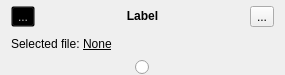
<?xml version="1.0" encoding="UTF-8"?>
<ui version="4.0">
 <class>Form</class>
 <widget class="QWidget" name="Form">
  <property name="geometry">
   <rect>
    <x>0</x>
    <y>0</y>
    <width>285</width>
    <height>75</height>
   </rect>
  </property>
  <property name="sizePolicy">
   <sizepolicy hsizetype="Preferred" vsizetype="Fixed">
    <horstretch>0</horstretch>
    <verstretch>0</verstretch>
   </sizepolicy>
  </property>
  <property name="windowTitle">
   <string>Form</string>
  </property>
  <layout class="QVBoxLayout" name="verticalLayout">
   <property name="spacing">
    <number>0</number>
   </property>
   <property name="topMargin">
    <number>6</number>
   </property>
   <property name="bottomMargin">
    <number>0</number>
   </property>
   <item>
    <layout class="QHBoxLayout" name="centralHorizontalLayout">
     <item>
      <widget class="QToolButton" name="errorButton">
       <property name="enabled">
        <bool>false</bool>
       </property>
       <property name="autoFillBackground">
        <bool>false</bool>
       </property>
       <property name="styleSheet">
        <string notr="true">background: transparent;</string>
       </property>
       <property name="text">
        <string>...</string>
       </property>
       <property name="icon">
        <iconset>
         <normaloff>../resources/alert-triangle.png</normaloff>
         <disabledoff>../resources/transparent.png</disabledoff>
         <disabledon>../resources/transparent.png</disabledon>../resources/alert-triangle.png</iconset>
       </property>
       <property name="autoRaise">
        <bool>false</bool>
       </property>
      </widget>
     </item>
     <item>
      <widget class="QLabel" name="label">
       <property name="sizePolicy">
        <sizepolicy hsizetype="Expanding" vsizetype="Fixed">
         <horstretch>0</horstretch>
         <verstretch>0</verstretch>
        </sizepolicy>
       </property>
       <property name="minimumSize">
        <size>
         <width>150</width>
         <height>0</height>
        </size>
       </property>
       <property name="font">
        <font>
         <weight>75</weight>
         <bold>true</bold>
        </font>
       </property>
       <property name="text">
        <string>Label</string>
       </property>
       <property name="scaledContents">
        <bool>false</bool>
       </property>
       <property name="alignment">
        <set>Qt::AlignCenter</set>
       </property>
       <property name="wordWrap">
        <bool>false</bool>
       </property>
      </widget>
     </item>
     <item>
      <widget class="QToolButton" name="fileOpenButton">
       <property name="text">
        <string>...</string>
       </property>
      </widget>
     </item>
    </layout>
   </item>
   <item>
    <layout class="QHBoxLayout" name="fileHorizontalLayout">
     <property name="topMargin">
      <number>3</number>
     </property>
     <property name="bottomMargin">
      <number>3</number>
     </property>
     <item>
      <widget class="QLabel" name="staticFilePrefixLabel">
       <property name="sizePolicy">
        <sizepolicy hsizetype="Fixed" vsizetype="Preferred">
         <horstretch>0</horstretch>
         <verstretch>0</verstretch>
        </sizepolicy>
       </property>
       <property name="font">
        <font>
         <weight>50</weight>
         <italic>false</italic>
         <bold>false</bold>
         <underline>false</underline>
         <strikeout>false</strikeout>
         <kerning>true</kerning>
        </font>
       </property>
       <property name="text">
        <string>Selected file: </string>
       </property>
      </widget>
     </item>
     <item>
      <widget class="QLabel" name="fileLabel">
       <property name="sizePolicy">
        <sizepolicy hsizetype="Preferred" vsizetype="Preferred">
         <horstretch>0</horstretch>
         <verstretch>0</verstretch>
        </sizepolicy>
       </property>
       <property name="minimumSize">
        <size>
         <width>0</width>
         <height>0</height>
        </size>
       </property>
       <property name="font">
        <font>
         <underline>true</underline>
        </font>
       </property>
       <property name="text">
        <string>None</string>
       </property>
      </widget>
     </item>
    </layout>
   </item>
   <item>
    <layout class="QVBoxLayout" name="inputRowVerticalLayout">
     <property name="spacing">
      <number>3</number>
     </property>
    </layout>
   </item>
   <item>
    <layout class="QHBoxLayout" name="outputHorizontalLayout">
     <property name="spacing">
      <number>0</number>
     </property>
     <item>
      <widget class="NodeWidget" name="outputRadioButton">
       <property name="sizePolicy">
        <sizepolicy hsizetype="Fixed" vsizetype="Fixed">
         <horstretch>0</horstretch>
         <verstretch>0</verstretch>
        </sizepolicy>
       </property>
       <property name="text">
        <string/>
       </property>
       <property name="checkable">
        <bool>true</bool>
       </property>
       <property name="autoExclusive">
        <bool>false</bool>
       </property>
      </widget>
     </item>
    </layout>
   </item>
  </layout>
 </widget>
 <customwidgets>
  <customwidget>
   <class>NodeWidget</class>
   <extends>QRadioButton</extends>
   <header>widgets/node</header>
  </customwidget>
 </customwidgets>
 <resources/>
 <connections/>
</ui>
